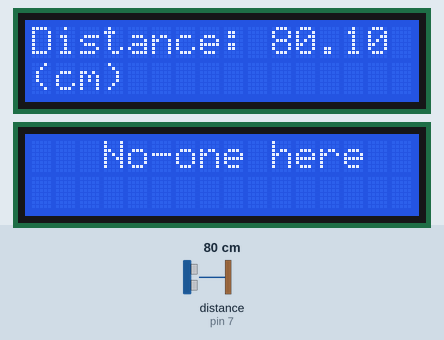
Recording of a sketch running on a simulated Arduino Uno, built with avr-gcc and run on an emulated ATmega328P. On the bench: 2 × 16×2 character LCD. Wiring (inferred from the names in the program): ultrasonic range finder: trigger pin 6; echo pin 7. The inputs (shaded band) are chosen by the test bench; at power-on: distance to the obstacle (sensor on pin 7) 80 cm. The echo pulse lasts 58.3 µs per cm.

Above: at 1.3 s.
1.4 s: distance to the obstacle (sensor on pin 7) set to 23 cm
At 2.8 s:
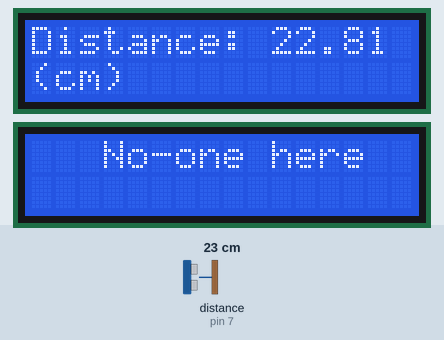
3.7 s: distance to the obstacle (sensor on pin 7) set to 20 cm
At 5.1 s:
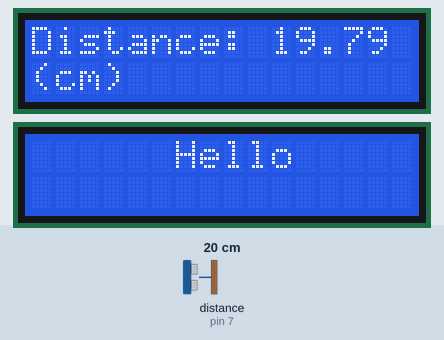
7.8 s: distance to the obstacle (sensor on pin 7) set to 2 cm
At 8.7 s:
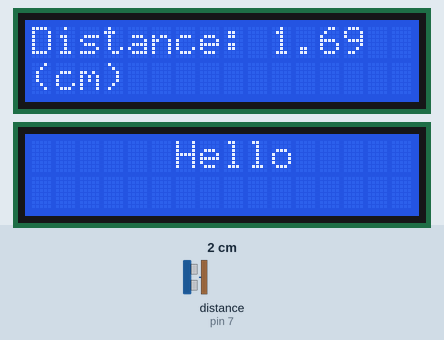
Timing chart, 0 to 10.8 s (numbered marks = the images above; inputs shaded):
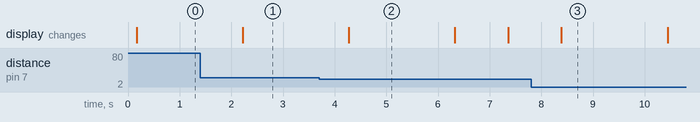

Measured:
- the behaviour switches between 21 and 20 cm on distance to the obstacle (sensor on pin 7) (found by bisection; images 1 and 2)
- after the input at 1.4 s, the display: changes after 0.82 s (image 1)
- after the input at 3.7 s, the display: changes after 0.57 s (image 2)
- after the input at 7.8 s, the display: changes after 0.59 s (image 3)
- what the display in image 2 shows lasts 2.0 s, from 4.3 s to 6.3 s

The sketch:

the_final_version.ino
```cpp
#include <Wire.h>
#include <LiquidCrystal_I2C.h>


LiquidCrystal_I2C lcd1(0x27, 2, 1, 0, 4, 5, 6, 7, 3, POSITIVE);
LiquidCrystal_I2C lcd2(0x26, 2, 1, 0, 4, 5, 6, 7, 3, POSITIVE);
const int trigPin = 6;
const int echoPin = 7;
float distance_cm;

void setup() {
  lcd1.begin(16, 2);
  lcd2.begin(16, 2);
  pinMode(trigPin, OUTPUT);
  pinMode(echoPin, INPUT);

  lcd1.setCursor(0, 0);
  lcd1.print("Distance: ");
  lcd1.setCursor(0, 1);
  lcd1.print("(cm)");
}

void loop() {
  digitalWrite(trigPin, LOW);
  delayMicroseconds(5);
  digitalWrite(trigPin, HIGH);
  delayMicroseconds(10);
  digitalWrite(trigPin, LOW);

  long duration = pulseIn(echoPin, HIGH);

  distance_cm = duration / 58.0;

  lcd1.setCursor(10, 0);
  lcd1.print("     ");
  lcd1.setCursor(10, 0);
  lcd1.print(distance_cm);
lcd2.setCursor(3, 0);
  if (distance_cm > 20) {
     lcd2.print("No-one here");
  } else {
     lcd2.setCursor(3, 0);
     lcd2.print("           ");
     lcd2.setCursor(6, 0);
     lcd2.print("Hello");
  }
  delay(1000);
}
```
